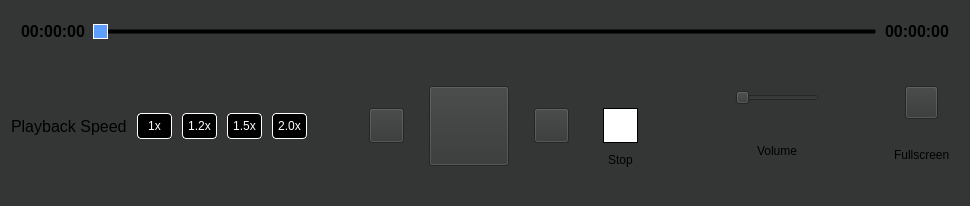
<?xml version="1.0" encoding="UTF-8"?>
<ui version="4.0">
 <class>Form</class>
 <widget class="QWidget" name="Form">
  <property name="geometry">
   <rect>
    <x>0</x>
    <y>0</y>
    <width>970</width>
    <height>206</height>
   </rect>
  </property>
  <property name="minimumSize">
   <size>
    <width>0</width>
    <height>150</height>
   </size>
  </property>
  <property name="windowTitle">
   <string>Form</string>
  </property>
  <property name="styleSheet">
   <string notr="true">background-color:rgba(52, 53, 53, 245);</string>
  </property>
  <layout class="QVBoxLayout" name="verticalLayout_2">
   <item>
    <layout class="QVBoxLayout" name="verticalLayout">
     <item>
      <widget class="QFrame" name="SeekbarSection">
       <property name="minimumSize">
        <size>
         <width>0</width>
         <height>40</height>
        </size>
       </property>
       <property name="maximumSize">
        <size>
         <width>16777215</width>
         <height>40</height>
        </size>
       </property>
       <property name="styleSheet">
        <string notr="true">background-color:transparent;</string>
       </property>
       <layout class="QHBoxLayout" name="horizontalLayout">
        <property name="spacing">
         <number>8</number>
        </property>
        <property name="sizeConstraint">
         <enum>QLayout::SetDefaultConstraint</enum>
        </property>
        <property name="leftMargin">
         <number>10</number>
        </property>
        <property name="topMargin">
         <number>1</number>
        </property>
        <property name="rightMargin">
         <number>10</number>
        </property>
        <property name="bottomMargin">
         <number>0</number>
        </property>
        <item alignment="Qt::AlignVCenter">
         <widget class="QLabel" name="fs_label_current_time">
          <property name="maximumSize">
           <size>
            <width>16777215</width>
            <height>15</height>
           </size>
          </property>
          <property name="font">
           <font>
            <pointsize>12</pointsize>
            <bold>true</bold>
           </font>
          </property>
          <property name="text">
           <string>00:00:00</string>
          </property>
         </widget>
        </item>
        <item alignment="Qt::AlignVCenter">
         <widget class="QSlider" name="fs_HorizontalSlider_Duration">
          <property name="sizePolicy">
           <sizepolicy hsizetype="Expanding" vsizetype="Fixed">
            <horstretch>30</horstretch>
            <verstretch>0</verstretch>
           </sizepolicy>
          </property>
          <property name="maximumSize">
           <size>
            <width>16777215</width>
            <height>30</height>
           </size>
          </property>
          <property name="styleSheet">
           <string notr="true">
QSlider::handle:horizontal {
    background-color: #5E9EFF;
    border: 1px solid white;
	border-radius: 8px;;
	width:8px;;
}

QSlider::sub-page:horizontal {
	background-color: qlineargradient(spread:pad, x1:0, y1:0, x2:0, y2:1, stop:0 rgba(255, 255, 255, 0), stop:0.344828 rgba(2, 2, 2, 0), stop:0.359606 rgba(30, 255, 247, 255), stop:0.635468 rgba(0, 227, 255, 255), stop:0.64532 rgba(255, 255, 0, 0), stop:0.871921 rgba(255, 255, 0, 0));
	height:3px;
}


QSlider::add-page:horizontal 
{
	background-color: transparent;
	height:1px;
}</string>
          </property>
          <property name="maximum">
           <number>99</number>
          </property>
          <property name="tracking">
           <bool>true</bool>
          </property>
          <property name="orientation">
           <enum>Qt::Horizontal</enum>
          </property>
         </widget>
        </item>
        <item alignment="Qt::AlignVCenter">
         <widget class="QLabel" name="fs_label_total_time">
          <property name="maximumSize">
           <size>
            <width>16777215</width>
            <height>15</height>
           </size>
          </property>
          <property name="font">
           <font>
            <pointsize>12</pointsize>
            <bold>true</bold>
           </font>
          </property>
          <property name="text">
           <string>00:00:00</string>
          </property>
         </widget>
        </item>
       </layout>
      </widget>
     </item>
     <item>
      <layout class="QHBoxLayout" name="horizontalLayout_4" stretch="0,0,0,0,0,0,0">
       <property name="spacing">
        <number>10</number>
       </property>
       <item>
        <widget class="QLabel" name="label_3">
         <property name="font">
          <font>
           <pointsize>12</pointsize>
           <kerning>true</kerning>
          </font>
         </property>
         <property name="text">
          <string>Playback Speed</string>
         </property>
         <property name="margin">
          <number>5</number>
         </property>
        </widget>
       </item>
       <item alignment="Qt::AlignHCenter|Qt::AlignVCenter">
        <widget class="QPushButton" name="pushButton_1x">
         <property name="styleSheet">
          <string notr="true">QPushButton {
	background-color:black;
	color:white;
	border:1px solid white;
	border-radius:4px;
	padding:5px 10px;
}</string>
         </property>
         <property name="text">
          <string>1x</string>
         </property>
         <property name="flat">
          <bool>false</bool>
         </property>
        </widget>
       </item>
       <item>
        <widget class="QPushButton" name="pushButton_1p2x">
         <property name="styleSheet">
          <string notr="true">QPushButton {
	background-color:black;
	color:white;
	border:1px solid white;
	border-radius:4px;
	padding:5px;
}</string>
         </property>
         <property name="text">
          <string>1.2x</string>
         </property>
         <property name="flat">
          <bool>false</bool>
         </property>
        </widget>
       </item>
       <item>
        <widget class="QPushButton" name="pushButton_1p5x">
         <property name="styleSheet">
          <string notr="true">QPushButton {
	background-color:black;
	color:white;
	border:1px solid white;
	border-radius:4px;
	padding:5px;
}</string>
         </property>
         <property name="text">
          <string>1.5x</string>
         </property>
         <property name="flat">
          <bool>false</bool>
         </property>
        </widget>
       </item>
       <item>
        <widget class="QPushButton" name="pushButton_2x">
         <property name="styleSheet">
          <string notr="true">QPushButton {
	background-color:black;
	color:white;
	border:1px solid white;
	border-radius:4px;
	padding:5px;
}</string>
         </property>
         <property name="text">
          <string>2.0x</string>
         </property>
         <property name="flat">
          <bool>false</bool>
         </property>
        </widget>
       </item>
       <item>
        <layout class="QHBoxLayout" name="horizontalLayout_2">
         <property name="spacing">
          <number>25</number>
         </property>
         <item>
          <spacer name="horizontalSpacer">
           <property name="orientation">
            <enum>Qt::Horizontal</enum>
           </property>
           <property name="sizeHint" stdset="0">
            <size>
             <width>40</width>
             <height>20</height>
            </size>
           </property>
          </spacer>
         </item>
         <item alignment="Qt::AlignVCenter">
          <widget class="QPushButton" name="fs_PushButton_Seek_Backward">
           <property name="maximumSize">
            <size>
             <width>35</width>
             <height>35</height>
            </size>
           </property>
           <property name="styleSheet">
            <string notr="true">
QPushButton {
  border-image: url(:/ten-sec-backward);
  height:36px;
}
</string>
           </property>
           <property name="text">
            <string/>
           </property>
          </widget>
         </item>
         <item alignment="Qt::AlignVCenter">
          <widget class="QPushButton" name="fs_PushButton_Play_Pause">
           <property name="sizePolicy">
            <sizepolicy hsizetype="Preferred" vsizetype="Preferred">
             <horstretch>0</horstretch>
             <verstretch>1</verstretch>
            </sizepolicy>
           </property>
           <property name="minimumSize">
            <size>
             <width>80</width>
             <height>80</height>
            </size>
           </property>
           <property name="maximumSize">
            <size>
             <width>60</width>
             <height>60</height>
            </size>
           </property>
           <property name="autoFillBackground">
            <bool>false</bool>
           </property>
           <property name="styleSheet">
            <string notr="true">QPushButton {
  border-image: url(:/play_button);
}
</string>
           </property>
           <property name="text">
            <string/>
           </property>
          </widget>
         </item>
         <item alignment="Qt::AlignVCenter">
          <widget class="QPushButton" name="fs_PushButton_Seek_Forward">
           <property name="maximumSize">
            <size>
             <width>35</width>
             <height>35</height>
            </size>
           </property>
           <property name="styleSheet">
            <string notr="true">
QPushButton {
  border-image: url(:/ten-sec-forward);
  height:36px;
}
</string>
           </property>
           <property name="text">
            <string/>
           </property>
          </widget>
         </item>
         <item alignment="Qt::AlignHCenter|Qt::AlignVCenter">
          <widget class="QWidget" name="verticalWidget_3" native="true">
           <layout class="QVBoxLayout" name="verticalLayout_7">
            <property name="spacing">
             <number>10</number>
            </property>
            <property name="topMargin">
             <number>32</number>
            </property>
            <item>
             <widget class="QPushButton" name="fs_PushButton_Stop">
              <property name="minimumSize">
               <size>
                <width>35</width>
                <height>35</height>
               </size>
              </property>
              <property name="maximumSize">
               <size>
                <width>35</width>
                <height>35</height>
               </size>
              </property>
              <property name="styleSheet">
               <string notr="true">background-color:#FFFFFF;
border:1px solid black;</string>
              </property>
              <property name="text">
               <string/>
              </property>
             </widget>
            </item>
            <item alignment="Qt::AlignHCenter">
             <widget class="QLabel" name="label_7">
              <property name="maximumSize">
               <size>
                <width>30</width>
                <height>15</height>
               </size>
              </property>
              <property name="text">
               <string>Stop</string>
              </property>
              <property name="margin">
               <number>0</number>
              </property>
             </widget>
            </item>
           </layout>
          </widget>
         </item>
         <item>
          <spacer name="horizontalSpacer_2">
           <property name="orientation">
            <enum>Qt::Horizontal</enum>
           </property>
           <property name="sizeHint" stdset="0">
            <size>
             <width>40</width>
             <height>20</height>
            </size>
           </property>
          </spacer>
         </item>
        </layout>
       </item>
       <item>
        <widget class="QFrame" name="frame">
         <property name="maximumSize">
          <size>
           <width>250</width>
           <height>16777215</height>
          </size>
         </property>
         <layout class="QHBoxLayout" name="horizontalLayout_5">
          <property name="spacing">
           <number>6</number>
          </property>
          <item>
           <layout class="QVBoxLayout" name="verticalLayout_6">
            <property name="topMargin">
             <number>20</number>
            </property>
            <item>
             <layout class="QHBoxLayout" name="horizontalLayout_6">
              <property name="spacing">
               <number>10</number>
              </property>
              <item>
               <widget class="QLabel" name="label_2">
                <property name="maximumSize">
                 <size>
                  <width>23</width>
                  <height>23</height>
                 </size>
                </property>
                <property name="text">
                 <string/>
                </property>
                <property name="pixmap">
                 <pixmap resource="resources.qrc">:/volume-high</pixmap>
                </property>
                <property name="margin">
                 <number>0</number>
                </property>
               </widget>
              </item>
              <item>
               <widget class="QSlider" name="fs_HorizontalSlider_Volume">
                <property name="maximumSize">
                 <size>
                  <width>90</width>
                  <height>16777215</height>
                 </size>
                </property>
                <property name="styleSheet">
                 <string notr="true">QSlider::sub-page:horizontal {
	background-color: qlineargradient(spread:pad, x1:0, y1:0, x2:0, y2:1, stop:0 rgba(255, 255, 255, 0), stop:0.344828 rgba(2, 2, 2, 0), stop:0.359606 rgba(30, 255, 247, 255), stop:0.635468 rgba(0, 227, 255, 255), stop:0.64532 rgba(255, 255, 0, 0), stop:0.871921 rgba(255, 255, 0, 0));
}
</string>
                </property>
                <property name="orientation">
                 <enum>Qt::Horizontal</enum>
                </property>
               </widget>
              </item>
              <item>
               <widget class="QLabel" name="label">
                <property name="maximumSize">
                 <size>
                  <width>23</width>
                  <height>23</height>
                 </size>
                </property>
                <property name="text">
                 <string/>
                </property>
                <property name="pixmap">
                 <pixmap resource="resources.qrc">:/volume-low</pixmap>
                </property>
               </widget>
              </item>
             </layout>
            </item>
            <item alignment="Qt::AlignHCenter">
             <widget class="QLabel" name="label_6">
              <property name="text">
               <string>Volume</string>
              </property>
              <property name="margin">
               <number>5</number>
              </property>
             </widget>
            </item>
           </layout>
          </item>
          <item>
           <spacer name="horizontalSpacer_3">
            <property name="orientation">
             <enum>Qt::Horizontal</enum>
            </property>
            <property name="sizeHint" stdset="0">
             <size>
              <width>40</width>
              <height>20</height>
             </size>
            </property>
           </spacer>
          </item>
          <item>
           <layout class="QVBoxLayout" name="verticalLayout_5">
            <property name="spacing">
             <number>5</number>
            </property>
            <property name="topMargin">
             <number>20</number>
            </property>
            <item alignment="Qt::AlignHCenter">
             <widget class="QPushButton" name="normal_screen_button">
              <property name="styleSheet">
               <string notr="true">
QPushButton {
  border-image: url(:/normal_screen);
  height:25px;
 width:25px;
}
</string>
              </property>
              <property name="text">
               <string/>
              </property>
             </widget>
            </item>
            <item alignment="Qt::AlignHCenter">
             <widget class="QLabel" name="label_5">
              <property name="text">
               <string>Fullscreen</string>
              </property>
             </widget>
            </item>
           </layout>
          </item>
         </layout>
        </widget>
       </item>
      </layout>
     </item>
    </layout>
   </item>
  </layout>
 </widget>
 <resources>
  <include location="resources.qrc"/>
 </resources>
 <connections/>
</ui>
